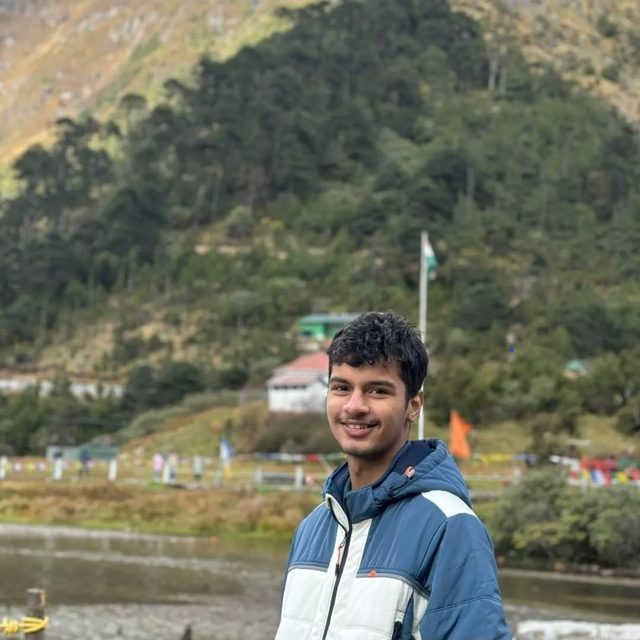
#> input picture linkedin-avatar.jpeg, 640 x 640 px
$ python generate_og_image.py
#> lines starting #> are read from the running program, lines starting #| are printed output that depends on the picture; after the words box and inside, x2 and y2 are one past the last pixel; in counts of white or black regions, pixels touching at a corner belong together
"""
Generates og-image.png (1200x630) for LinkedIn / Twitter / WhatsApp previews.

Matches the portfolio site's aesthetic:
  - Soft-black background (#0E0E10)
  - Warm off-white text (#F5F5F0)
  - Circular avatar (linkedin-avatar.jpeg)
  - Brand-consistent typography

Technique: Renders at 2x (2400x1260), then downsamples with LANCZOS.
This gives crisp, anti-aliased text that the native PIL renderer can't
produce on its own at small sizes.

Run:
    python generate_og_image.py

Outputs:
    og-image.png  (1200 x 630, ~150-250 KB)
"""

from PIL import Image, ImageDraw, ImageFont, ImageFilter
import os

# ── Render at 2x for crisp downsampled output ─────────────
SCALE = 2
W, H = 1200 * SCALE, 630 * SCALE

# Colors
BG          = (14, 14, 16)
SURFACE     = (24, 24, 27)
TEXT        = (245, 245, 240)
MUTED_BRIGHT = (170, 170, 174)     # brighter than --muted for OG readability
ACCENT_SOFT = (220, 220, 213)      # slightly brighter than --gold-soft
BORDER      = (52, 52, 58)
GREEN       = (16, 185, 129)

OUT_PATH = "og-image.jpg"
AVATAR_PATH = "linkedin-avatar.jpeg"

# ── Font loader (Windows / mac / linux) ───────────────────
def load(name, size):
#> called with name = 'arialbd.ttf', size = 172
    candidates = [
        f"C:/Windows/Fonts/{name}",
        f"/Library/Fonts/{name}",
        f"/System/Library/Fonts/{name}",
        f"/usr/share/fonts/{name}",
        f"/usr/share/fonts/truetype/dejavu/{name}",
    ]
    for path in candidates:
        if os.path.exists(path):
            return ImageFont.truetype(path, size)
    return ImageFont.load_default()

# Sizes are doubled (rendering at 2x). Final output is half these dims.
FONT_NAME   = load("arialbd.ttf", 172)   # Arial Bold - big headline
FONT_ROLE   = load("arialbd.ttf",  76)   # bolder role text
FONT_META   = load("consola.ttf",  46)   # mono meta line
FONT_BADGE  = load("consolab.ttf", 36)   # mono bold pill
FONT_HS     = load("arialbd.ttf", 120)   # avatar fallback initials
FONT_DOMAIN = load("consolab.ttf", 38)   # mono bold domain tag

# ── Base canvas ───────────────────────────────────────────
img = Image.new("RGB", (W, H), BG)

# Subtle warm-white radial glow in the top-right
glow = Image.new("RGBA", (W, H), (0, 0, 0, 0))
#> glow: PIL image 2400x1260 RGBA; every value is 0
gdraw = ImageDraw.Draw(glow)
for r, alpha in [(720 * SCALE, 6), (520 * SCALE, 9), (360 * SCALE, 12), (220 * SCALE, 16)]:
    gdraw.ellipse(
        (W - r, -r // 3, W + r, r - r // 3),
        fill=(245, 245, 240, alpha),
    )
glow = glow.filter(ImageFilter.GaussianBlur(40 * SCALE))
img = Image.alpha_composite(img.convert("RGBA"), glow).convert("RGB")
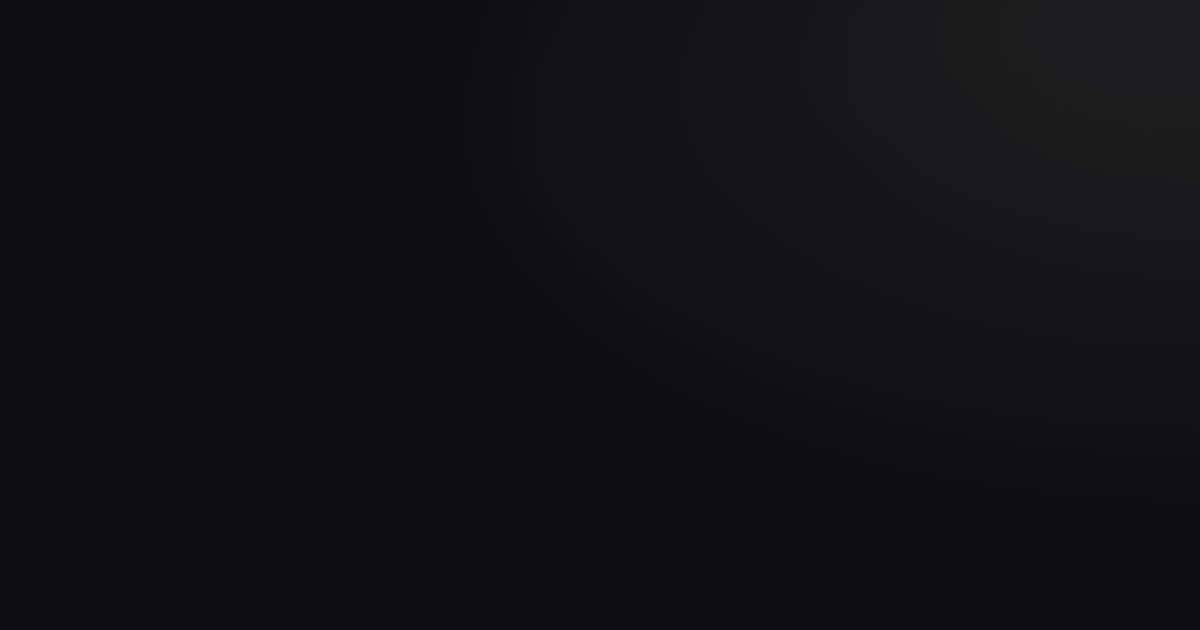
#> img: PIL image 2400x1260 RGB (shown at 1/2 size); mean R, G, B 16.8, 16.8, 18.7
draw = ImageDraw.Draw(img)

# Top accent stripe
for i in range(2 * SCALE):
    draw.line([(0, i), (W, i)], fill=ACCENT_SOFT, width=1)

# ── Circular avatar ───────────────────────────────────────
AVATAR_SIZE = 320 * SCALE
AVATAR_X = 90 * SCALE
AVATAR_Y = (H - AVATAR_SIZE) // 2

if os.path.exists(AVATAR_PATH):
    avatar = Image.open(AVATAR_PATH).convert("RGB")
#> avatar is the input picture: PIL image 640x640 RGB; mean R, G, B 110.4, 112, 96
    aw, ah = avatar.size
#> aw = 640; ah = 640
    side = min(aw, ah)
#> side = 640
    avatar = avatar.crop(
        ((aw - side) // 2, (ah - side) // 2,
         (aw + side) // 2, (ah + side) // 2)
    ).resize((AVATAR_SIZE, AVATAR_SIZE), Image.LANCZOS)

    mask = Image.new("L", (AVATAR_SIZE, AVATAR_SIZE), 0)
#> mask: PIL image 640x640 L; every value is 0
    ImageDraw.Draw(mask).ellipse((0, 0, AVATAR_SIZE, AVATAR_SIZE), fill=255)
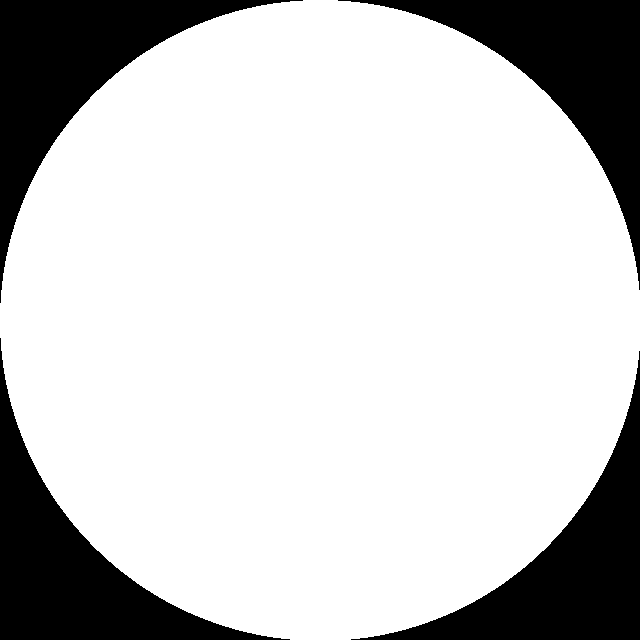
#> mask: PIL image 640x640 L; 78.8% white; 4 black regions, box (x1, y1, x2, y2) and area: (0, 0, 303, 303) 22062, (338, 0, 640, 290) 21759, (0, 338, 290, 640) 21759, (351, 351, 640, 640) 21457

    ring_pad = 8 * SCALE
    ring_box = (
        AVATAR_X - ring_pad,
        AVATAR_Y - ring_pad,
        AVATAR_X + AVATAR_SIZE + ring_pad,
        AVATAR_Y + AVATAR_SIZE + ring_pad,
    )
    draw.ellipse(ring_box, outline=ACCENT_SOFT, width=3 * SCALE)

    img.paste(avatar, (AVATAR_X, AVATAR_Y), mask)
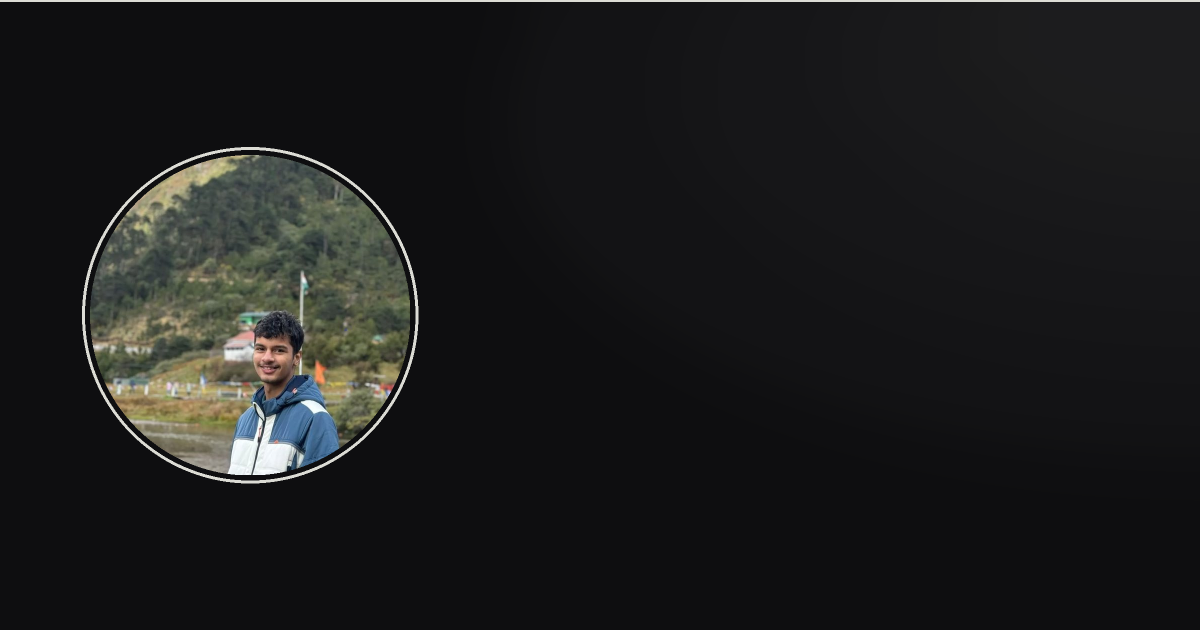
#> img: PIL image 2400x1260 RGB (shown at 1/2 size); mean R, G, B 27.8, 28.1, 28.2
else:
    draw.ellipse(
        (AVATAR_X, AVATAR_Y, AVATAR_X + AVATAR_SIZE, AVATAR_Y + AVATAR_SIZE),
        fill=ACCENT_SOFT,
    )
    bbox = draw.textbbox((0, 0), "HS", font=FONT_HS)
    tw, th = bbox[2] - bbox[0], bbox[3] - bbox[1]
    draw.text(
        (AVATAR_X + (AVATAR_SIZE - tw) // 2,
         AVATAR_Y + (AVATAR_SIZE - th) // 2 - 8 * SCALE),
        "HS", fill=BG, font=FONT_HS,
    )

# ── Right-column text ─────────────────────────────────────
TX = AVATAR_X + AVATAR_SIZE + 70 * SCALE

# "AVAILABLE FOR PROJECTS" pill
pill_text = "AVAILABLE FOR PROJECTS"
pbbox = draw.textbbox((0, 0), pill_text, font=FONT_BADGE)
#> pbbox = (0, 2, 124, 10)
pw, ph = pbbox[2] - pbbox[0], pbbox[3] - pbbox[1]
#> pw = 124; ph = 8
PILL_Y = 130 * SCALE
DOT_R = 10 * SCALE
draw.ellipse(
    (TX + 22 * SCALE - DOT_R, PILL_Y + ph // 2 - DOT_R + 8 * SCALE,
     TX + 22 * SCALE + DOT_R, PILL_Y + ph // 2 + DOT_R + 8 * SCALE),
    fill=GREEN,
)
draw.rounded_rectangle(
    (TX, PILL_Y - 16 * SCALE,
     TX + 50 * SCALE + pw + 32 * SCALE, PILL_Y + ph + 16 * SCALE),
    radius=999,
    outline=BORDER,
    width=2 * SCALE,
)
draw.text((TX + 50 * SCALE, PILL_Y - 4 * SCALE), pill_text,
          fill=ACCENT_SOFT, font=FONT_BADGE)

# Headline
NAME_Y = PILL_Y + 70 * SCALE
draw.text((TX, NAME_Y), "Hardik Singh", fill=TEXT, font=FONT_NAME)

# Role - placed below the headline accounting for its actual rendered height
nbbox = draw.textbbox((TX, NAME_Y), "Hardik Singh", font=FONT_NAME)
#> nbbox = (960, 402, 1023, 412)
ROLE_Y = nbbox[3] + 28 * SCALE
#> ROLE_Y = 468
draw.text((TX, ROLE_Y), "AI Chatbots & Automation",
          fill=ACCENT_SOFT, font=FONT_ROLE)

# Meta line - placed below the role
rbbox = draw.textbbox((TX, ROLE_Y), "AI Chatbots & Automation", font=FONT_ROLE)
#> rbbox = (960, 470, 1075, 478)
META_Y = rbbox[3] + 28 * SCALE
#> META_Y = 534
meta_text = "24/7 AI receptionist  ·  Live in 7 days"
draw.text((TX, META_Y), meta_text, fill=MUTED_BRIGHT, font=FONT_META)

# Domain tag bottom-right
domain = "hardiksingh.org"
dbbox = draw.textbbox((0, 0), domain, font=FONT_DOMAIN)
#> dbbox = (0, 2, 75, 12)
dw, dh = dbbox[2] - dbbox[0], dbbox[3] - dbbox[1]
#> dw = 75; dh = 10
draw.text(
    (W - dw - 60 * SCALE, H - dh - 50 * SCALE),
    domain, fill=ACCENT_SOFT, font=FONT_DOMAIN,
)

# ── Downsample to 1200x630 with LANCZOS for crisp output ──
final = img.resize((1200, 630), Image.LANCZOS)
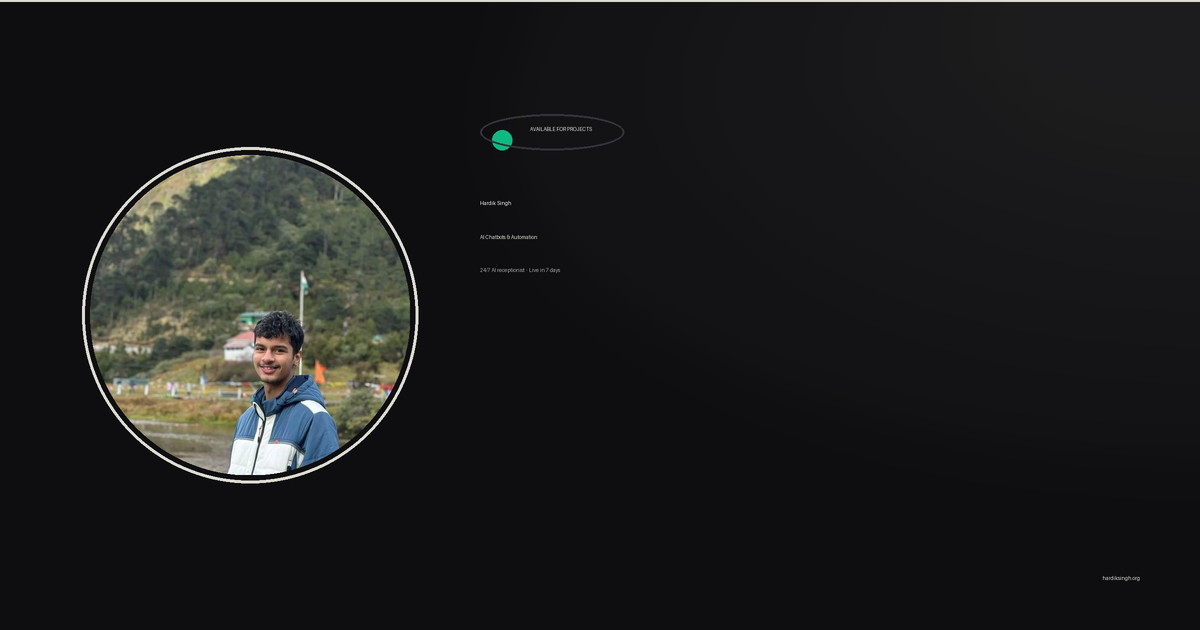
#> final: PIL image 1200x630 RGB; mean R, G, B 27.9, 28.3, 28.4
final.save(OUT_PATH, "JPEG", quality=88, optimize=True, progressive=True)
print(f"Wrote {OUT_PATH}  ({os.path.getsize(OUT_PATH) // 1024} KB)")
